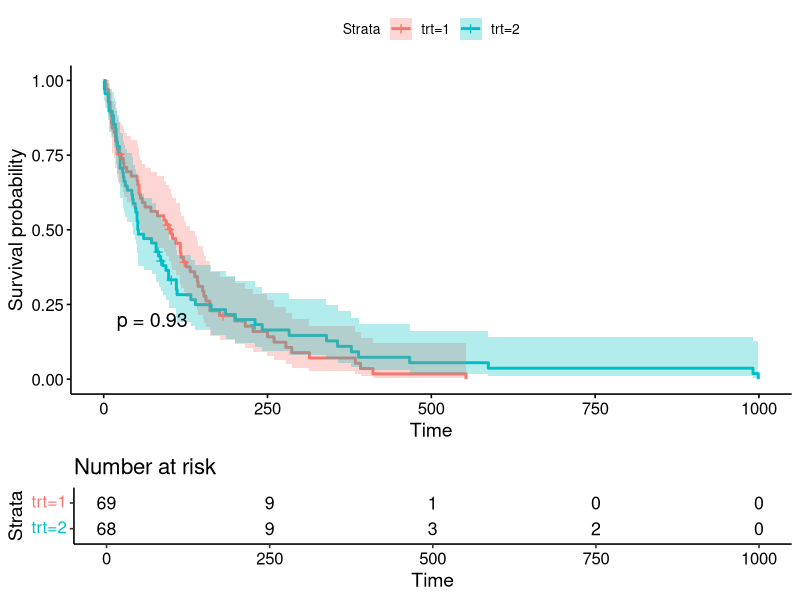
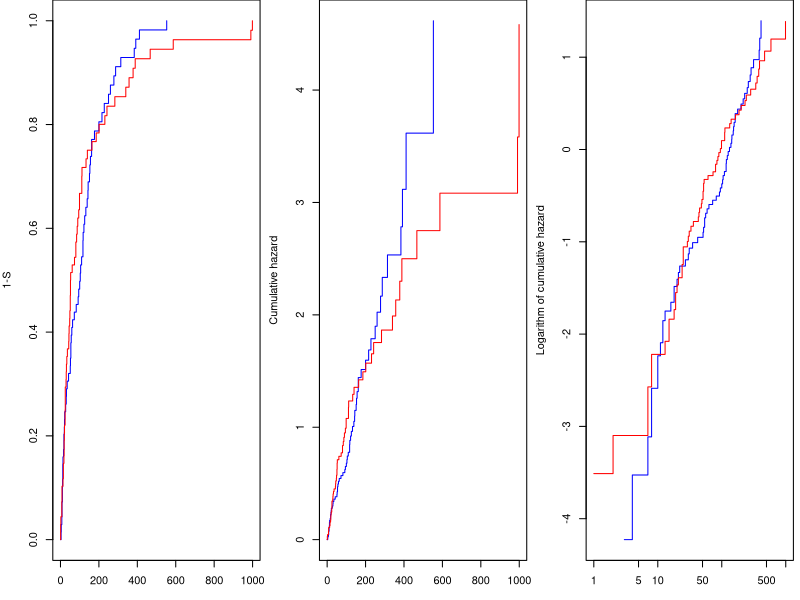

Recreate these plots in R, in order.
## ---- chunk 1
library(survival)
head(veteran)
head(veteran[veteran$trt==2,])
## ---- chunk 2
#===============================
# get packages needed for the analysis
#===============================
library(dplyr)
library(survival)
library(Epi)
#===============================
# define stating time at 0 and create subject id
#===============================
veteran$start<-0
veteran$id<-1:nrow(veteran)
#===============================
# Split follow-up time into interval
#===============================
nvet<-survSplit(veteran,
                cut=c(100,200,300,400),
                event="status",
                start="start",
                end="time",episode="period")
## ---- chunk 3
#===============================
# dplyr -package,rather than stat.table() -function 
#===============================
gsvet<-group_by(nvet,period)
speriod<-summarize(gsvet, 
               n=length(trt),
               events=sum(status),
               pyrs=round(sum(time-start)),
               rate1000=(events/pyrs)*1000,
               lograte=log(events/pyrs))
speriod<-data.frame(speriod)
speriod[,1:6]
## ---- chunk 4
#===============================
# Poisson model for incidence in each period of time
#===============================
m<-glm(events ~ -1+factor(period),
       family=poisson,offset=log(pyrs),data=speriod)
round(ci.lin(m,Exp=TRUE)[,-(3:4)],6)
#1-year cumulative hazard 
Lambda_1yr<- sum(exp(m$coefficient[1:4])*c(100,100,100,65))
#1-year survival in percentages
exp(-Lambda_1yr)*100
## ---- chunk 5
m <- survfit(formula = Surv(time, status) ~ trt, data = veteran)
m2 <- summary(m)
m2 <- data.frame(lapply(c(10,2:6) , function(x) m2[x]))
m2[m2$time<10,]
## ---- chunk 6
library(survminer)
ggsurvplot(m, pval = TRUE, conf.int = TRUE, risk.table = TRUE,
           risk.table.y.text.col = TRUE)
## ---- chunk 7
m <- survfit(formula = Surv(time, status) ~ trt, data = veteran)
par(mfrow=c(1,3), mar=c(3,4,0,0.5))
plot(m, fun="F",ylab="1-S", col=c("blue","red"))
plot(m, fun="cumhaz", ylab="Cumulative hazard", col=c("blue","red"))
plot(m, fun="cloglog", ylab="Logarithm of cumulative hazard", col=c("blue","red"))
## ---- chunk 8
m <- coxph(formula = Surv(time, status) ~ trt, data = veteran)
summary(m)
## ---- chunk 9
veteran$karnod<-as.numeric(veteran$karno>50)
m <- coxph(formula = Surv(time, status) ~ trt+ karnod, 
           data = veteran)
m
#testing proportionality
cox.zph(m)
## ---- chunk 10
m <- coxph(formula = Surv(time, status) ~ trt+strata(karnod), 
           data = veteran)
m
cox.zph(m)
## ---- chunk 11
m<-coxph(formula = Surv(time, status) ~ celltype, 
         data = veteran)
summary(m)
## ---- chunk 12
veteran$celltype2 <- Relevel(veteran$celltype,           
                             list(1,"small_or_adeno_or_large"=2:4))
m2<-coxph(formula = Surv(time, status) ~ celltype2, 
         data = veteran)
anova(m,m2)
## ---- chunk 13
veteran$celltype3 <- Relevel(veteran$celltype,           
                             list(1,"small_or_adeno"=2:3,4))
m3<-coxph(formula = Surv(time, status) ~ celltype3, 
         data = veteran)
anova(m,m3)
